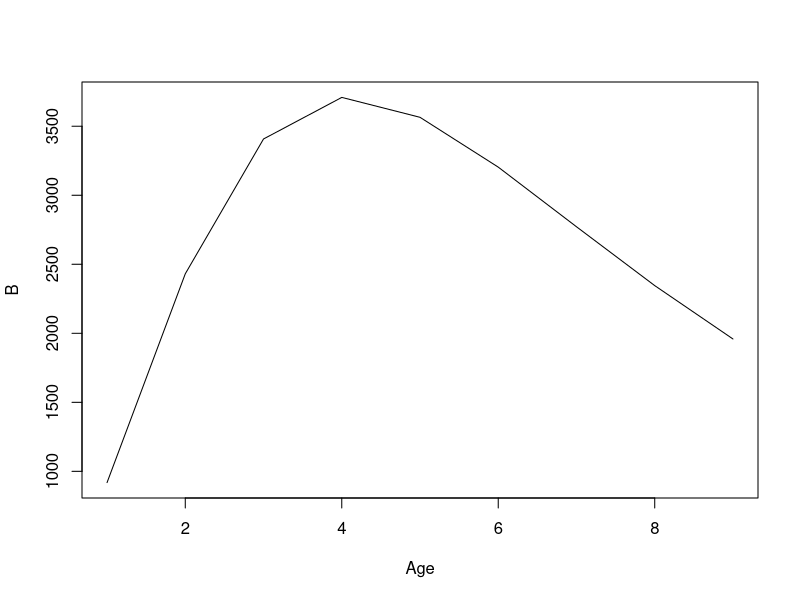
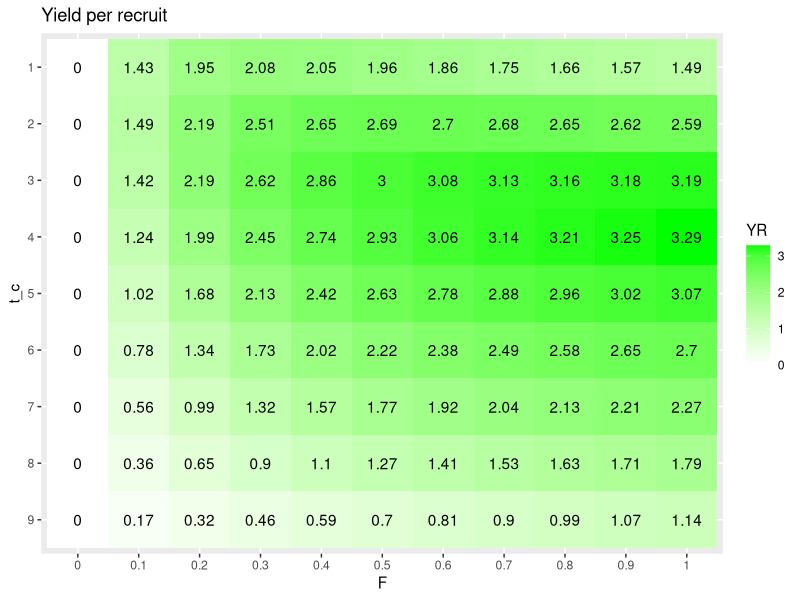
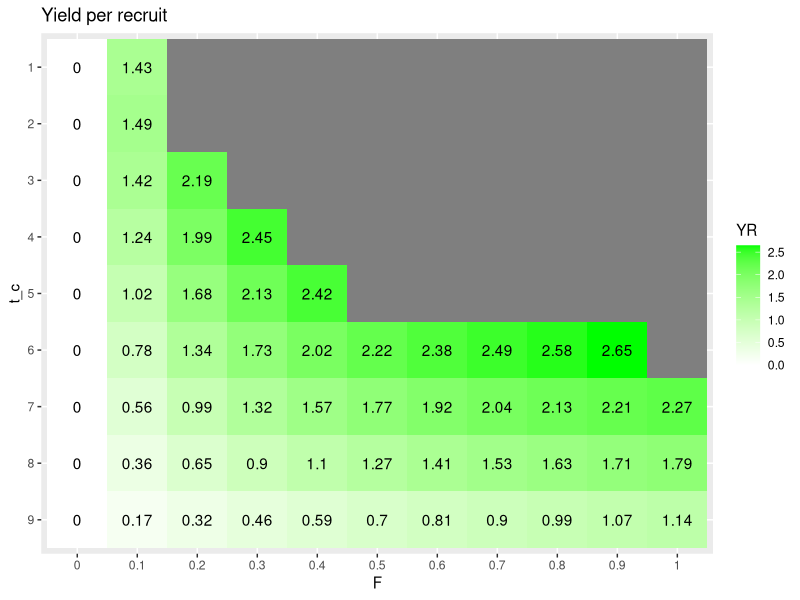

These charts were generated, in order, by the following R code:
#############################################
#University of Alaska Fairbanks
#FISH 421: Fisheries Population Dynamics
#Lab 5: Yield per recruit
#Instructor/lab author: Milo Adkison
#TA/code author: Phil Ganz
#############################################

# Step 1. Create a model of the population and the fishery

## Parameters
F <- 0           ## Fishing mortality
t_c <- 2         ## Age at first capture
M <- 0.2         ## Natural mortality
k <- 0.5         ## Brody growth coefficient
t_0 <- -0.2      ## Hypothetical age at which weight is 0
W_inf <- 10      ## Asymptotic weight
b <- 3           ## Dimension exponent to get from length to volume

## Age
Age <- c(1:9)

## Abundance
N <- numeric(9)
N[1] <- 1000
for (i in 2:length(Age)){
	if ((i-1)>=t_c){
		N[i] <- N[i-1]*exp(-M-F)}
	else {
		N[i] <- N[i-1]*exp(-M)}}

## Weight of an individual
W <- numeric(9)
for (i in 1:length(Age)){
	W[i] <- W_inf*(1-exp(-k*(i-t_0)))^b}

## Total biomass of cohort
B <- N*W

## Catch in numbers (Baronov catch equation)
C <- numeric(9)
for (i in 1:length(Age)){
	if (i>=t_c){
		C[i] <- N[i]*F/(F+M)*(1-exp(-F-M))}
	else {
		C[i] <- 0}}

## Yield in biomass
Y <- C*W

## Plot cohort biomass by age
plot(Age, B, type="l")

# Q: What’s the critical age? What does ‘critical age’ mean?
# Q: Why did you set F=0 to calculate the critical age?
# Q: If your spreadsheet population were oysters on your fish 
# farm and you were paid on a per pound basis, how would these 
# calculations help you?
# Q: What if bigger oysters were worth more per pound than 
# small ones? What would you change in these calculations?

# 2. Examine how the fishery control parameters 
# F (fishing mortality rate) and tc (first age 
# caught) affect the yield per recruit.

## Make a table of Y/R calculations for different 
## values of F and tc.

F <- seq(0,1, by=0.1)
t_c <- seq(1:9)

## Abundance
N <- array(dim=c(length(Age), length(F), length(t_c)))
N[1,,] <- 1000
for (i in 2:length(Age)){                              # Creates a row for each age
	for (j in 1:length(F)){                            # Creates a column for each level of fishing mortality
		for (k in 1:length(t_c)){                      # Creates a separate matrix for each value of T_c
	if ((i-1)>=k){
		N[i,j,k] <- N[i-1,j,k]*exp(-M-F[j])}
	else {
		N[i,j,k] <- N[i-1,j,k]*exp(-M)}}}}

## Total biomass of cohort
B <- N*W                                               

## Catch in numbers (Baronov catch equation)
C <- array(dim=c(length(Age), length(F), length(t_c)))
for (i in 1:length(Age)){
	for (j in 1:length(F)){
		for (k in 1:length(t_c)){
	if (i>=k){
		C[i,j,k] <- N[i,j,k]*F[j]/(F[j]+M)*(1-exp(-F[j]-M))}
	else {
		C[i,j,k] <- 0}}}}

## Yield in biomass
Y <- C*W

## Yield per recruit
YR <- matrix(nrow=length(t_c), ncol=length(F))
for (j in 1:length(F)){
	for (k in 1:length(t_c)){
		YR[k,j] <- sum(Y[,j,k])/1000}}

colnames(YR) <- F                                      # Label columns of YR matrix with F values
rownames(YR) <- t_c                                    # Label rows of YR matrix with t_c values

## Create heatmap of yield per recruit values for 
## different combinations of F and t_c.
## Run install.packages("reshape2") and/or 
## install.packages("ggplot2") if you dont have
## the necessary packages.
library(reshape2)
melted_YR <- melt(YR)                                  # Reshape matrix into data frame (for plotting)

colnames(melted_YR) <- c("t_c","F","YR")               # Name columns 

library(ggplot2)
ggplot(data = melted_YR, aes(factor(F), factor(t_c), fill = YR))+                       
geom_tile(aes(fill = YR)) + 
geom_text(aes(fill = melted_YR$YR, label = round(melted_YR$YR, 2)))+
scale_fill_gradient(low = "white", high = "green")+
ggtitle("Yield per recruit")+ 
xlab("F")+
ylab("t_c")+
ylim(rev(levels(factor(melted_YR$t_c))))                # Reverse the default order of yaxis labels

# Q: What F and tc give the maximum Y/R? Are they on 
# this table?
# Q: If F was 0.8 and you could not control effort, 
# what mesh size limits would you use?
# Q: If you could not effectively prevent fish of 2 years 
# old or older from being caught, how hard should you fish? 
# *** Write this down - this is Fmax ***
# Q: From an enforcement standpoint, is it easier to limit 
# gear or effort?

# 3. Determine how to get the maximum yield from a fishery 
# without reducing spawning biomass per recruit below 35% 
# of its unfished level. 

## Assume fish less than 5 yrs old do not reproduce, 1/2 
## of 6-year olds are mature, and all older fish are mature. 
mat <- c(0,0,0,0,0,0.5,1,1,1)

## Calculate SSB/R for an unfished stock
SSB_0 <- sum(B[,1,1]*mat/N[1,1,1])

## Write a function that calculates the percentage of spawning 
## biomass per recruit (when compared to unfished SSB/R) for 
## any values of F and t_c.
GetSSB <- function(F,t_c){
## Abundance
N <- numeric(9)
N[1] <- 1000
for (i in 2:length(Age)){
	if ((i-1)>=t_c){
		N[i] <- N[i-1]*exp(-M-F)}
	else {
		N[i] <- N[i-1]*exp(-M)}}

## Total biomass of cohort
B <- N*W

## SSB
SSB <- sum(B*mat)

## SSB per recruit
SSB_R <- SSB/N[1]

## Percentage of SSB unfished
SSB_P <- SSB_R/SSB_0
return(SSB_P)}

## Try the function out!
GetSSB(0.4,2)
GetSSB(0.2,4)

## Assume that tc = 2. 
t_c <- 2

## How hard can you fish without driving SSB/R below 35% of 
## unfished level?
## To do this, we create another function of F that is SSB
## minus our target (in this case, 35%). This way, when we minimize
## (set=0) the difference function by adjusting F, our F will be at 
## a level that results in 35% SSB.
d <- 0.35
diff <-function(F){
	GetSSB(F,t_c)-d}

uniroot(diff,interval=c(0,1))

## Create a new table of the yield per recruit values for which SSB 
## remains above 35% of the unfished level.

# Apply GetSSB function to each combination of F and t_c in the data frame
melted_YR$SSB <- apply(melted_YR, 1, function(x){GetSSB(x[2],x[1])})  

# Mark as NA the yield per recruit values for which the associated SSB is < 35%   
is.na(melted_YR$YR) <- melted_YR$SSB<0.35

# Use the exact same plot code as before for plot with YRs omitted when SSB < 35%
ggplot(data = melted_YR, aes(factor(F), factor(t_c), fill = YR))+                       
geom_tile(aes(fill = YR)) + 
geom_text(aes(fill = melted_YR$YR, label = round(melted_YR$YR, 2)))+
scale_fill_gradient(low = "white", high = "green")+
ggtitle("Yield per recruit")+ 
xlab("F")+
ylab("t_c")+
ylim(rev(levels(factor(melted_YR$t_c))))